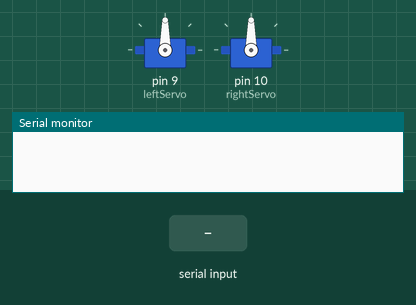
The sketch below on a simulated Arduino Uno, built with avr-gcc and run on an emulated ATmega328P. Shown: 2 × servo, the last lines printed to the serial monitor. Inputs (shaded band) come from the test bench.

Above: at 1.2 s.
1.3 s: "up" received over Serial
At 3.0 s:
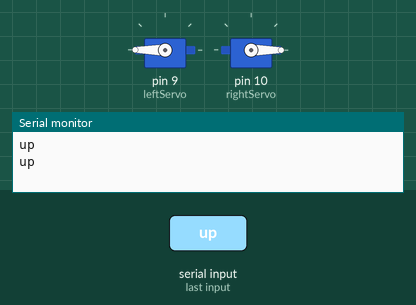
3.5 s: "down" received over Serial
At 4.9 s:
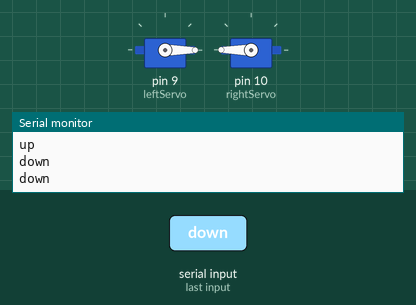
Timing chart, 0 to 6.5 s (numbered marks = the images above; inputs shaded):
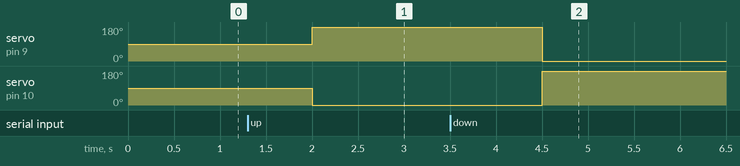

The sketch:

3d_auto.ino
```cpp
#include<Servo.h>

Servo left;
Servo right;

int leftServo = 9;
int rightServo = 10;

void setup() {
  // put your setup code here, to run once:
  left.attach(leftServo);
  right.attach(rightServo);
  pinMode(leftServo, OUTPUT);
  pinMode(rightServo, OUTPUT);

  Serial.begin(9600);


}

void loop() {
  // put your main code here, to run repeatedly:
  String inData = "";
  char* inDataBuf = 0;
  char incommingMsg = 0;
  while(Serial.available()){
    incommingMsg = Serial.read();
    inData = inData + incommingMsg;
  }
  inDataBuf = (char*)malloc(sizeof(char)*inData.length()+1);
  inData.toCharArray(inDataBuf, inData.length()+1);
  Serial.println(inDataBuf);
  delay(500);
  if(strcmp(inDataBuf, "up") == 0){
    left.write(180);
    right.write(0);
    Serial.println("up");
    delay(1500);
  }
  else if(strcmp(inDataBuf, "down") == 0){
    left.write(0);
    right.write(180);
    Serial.println("down");
    delay(1500);
  }


}
```

Measured:
- after the input at 1.3 s, servo on pin 9 (leftServo): 90° → 180° after 0.70 s; servo on pin 10 (rightServo): 90° → 0° after 0.70 s
- after the input at 3.5 s, servo on pin 9 (leftServo): 180° → 0° after 1.0 s; servo on pin 10 (rightServo): 0° → 180° after 1.0 s
